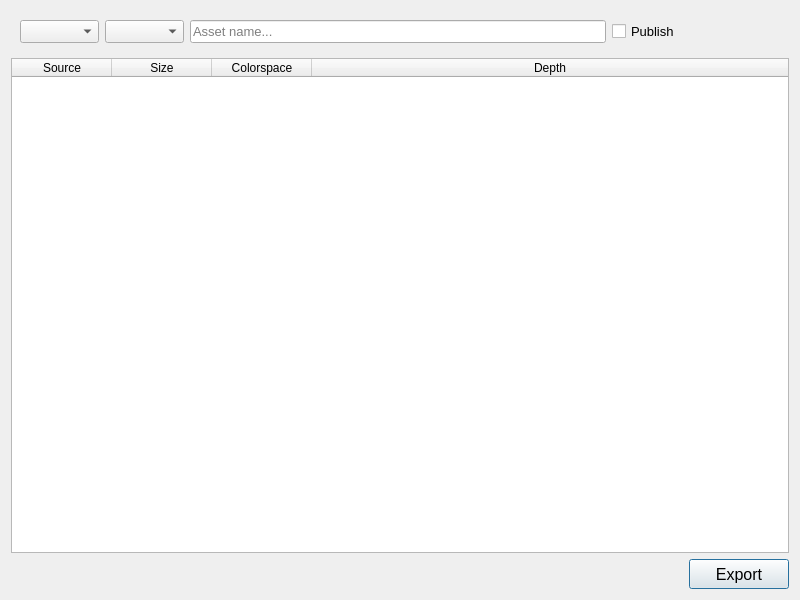
<?xml version="1.0" encoding="UTF-8"?>
<ui version="4.0">
 <class>MainWindow</class>
 <widget class="QDialog" name="MainWindow">
  <property name="geometry">
   <rect>
    <x>0</x>
    <y>0</y>
    <width>800</width>
    <height>600</height>
   </rect>
  </property>
  <property name="windowTitle">
   <string>MainWindow</string>
  </property>
  <layout class="QHBoxLayout" name="horizontalLayout">
   <item>
    <widget class="QWidget" name="centralwidget" native="true">
     <layout class="QGridLayout" name="gridLayout">
      <property name="leftMargin">
       <number>0</number>
      </property>
      <property name="topMargin">
       <number>0</number>
      </property>
      <property name="rightMargin">
       <number>0</number>
      </property>
      <property name="bottomMargin">
       <number>0</number>
      </property>
      <property name="horizontalSpacing">
       <number>0</number>
      </property>
      <property name="verticalSpacing">
       <number>6</number>
      </property>
      <item row="0" column="0">
       <widget class="QWidget" name="widget" native="true">
        <layout class="QHBoxLayout" name="horizontalLayout_2">
         <item>
          <widget class="QComboBox" name="cb_project">
           <property name="font">
            <font>
             <pointsize>10</pointsize>
            </font>
           </property>
          </widget>
         </item>
         <item>
          <widget class="QComboBox" name="cb_shot">
           <property name="font">
            <font>
             <pointsize>10</pointsize>
            </font>
           </property>
          </widget>
         </item>
         <item>
          <widget class="QLineEdit" name="lineEdit">
           <property name="font">
            <font>
             <pointsize>10</pointsize>
            </font>
           </property>
           <property name="placeholderText">
            <string>Asset name...</string>
           </property>
          </widget>
         </item>
         <item>
          <widget class="QCheckBox" name="checkBox">
           <property name="font">
            <font>
             <pointsize>10</pointsize>
            </font>
           </property>
           <property name="text">
            <string>Publish</string>
           </property>
          </widget>
         </item>
        </layout>
       </widget>
      </item>
      <item row="1" column="0" colspan="2">
       <widget class="QTableWidget" name="tableWidget">
        <attribute name="horizontalHeaderStretchLastSection">
         <bool>true</bool>
        </attribute>
        <column>
         <property name="text">
          <string>Source</string>
         </property>
        </column>
        <column>
         <property name="text">
          <string>Size</string>
         </property>
        </column>
        <column>
         <property name="text">
          <string>Colorspace</string>
         </property>
        </column>
        <column>
         <property name="text">
          <string>Depth</string>
         </property>
        </column>
       </widget>
      </item>
      <item row="2" column="1">
       <widget class="QPushButton" name="pushButton">
        <property name="minimumSize">
         <size>
          <width>100</width>
          <height>30</height>
         </size>
        </property>
        <property name="font">
         <font>
          <pointsize>12</pointsize>
         </font>
        </property>
        <property name="text">
         <string>Export</string>
        </property>
       </widget>
      </item>
     </layout>
    </widget>
   </item>
  </layout>
 </widget>
 <resources/>
 <connections/>
</ui>
